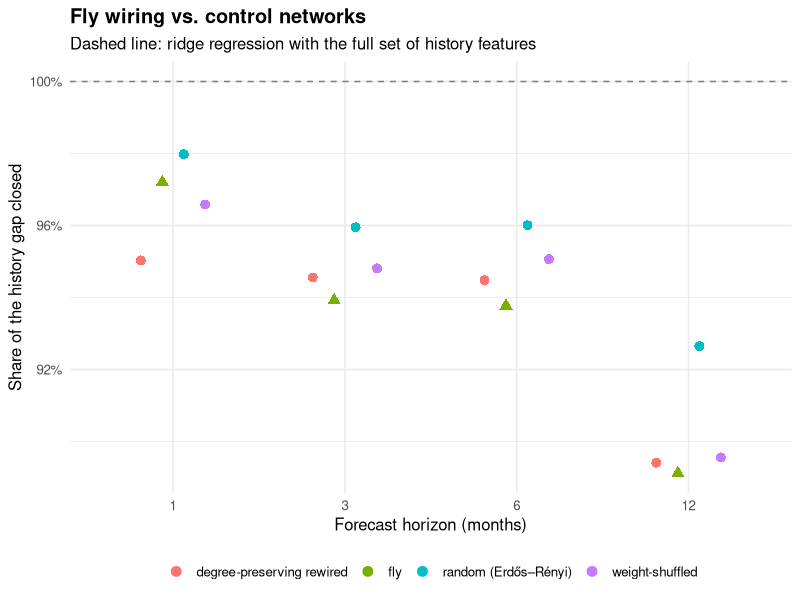

Recreate this plot in R.
## ---- chunk 1
#| label: fly-setup
#| echo: false
#| message: false
#| warning: false

library(tidyverse)
library(scales)
library(knitr)

# Validation-fold results copied from the DEP_ML_FP repo (results/); nothing typed in by hand.
lb <- read_csv("../VizCode/FlyReservoir/leaderboard.csv", show_col_types = FALSE)
mk <- read_csv("../VizCode/FlyReservoir/memory_by_kind.csv", show_col_types = FALSE)

ridge_skill <- lb |> filter(model == "ridge") |> pull(`skill vs naive`)

gap <- mk |>
  select(horizon, model, rmse = `all rows`) |>
  group_by(horizon) |>
  mutate(
    A = rmse[str_starts(model, "A:")],   # ridge on current-month values only
    B = rmse[str_starts(model, "B:")]    # ridge on all 28 history features
  ) |>
  ungroup() |>
  filter(!str_starts(model, "A:"), !str_starts(model, "B:")) |>
  mutate(closed = (A - rmse) / (A - B))

pct <- function(x, d = 0) percent(x, accuracy = 10^-d)
## ---- chunk 2
#| label: fly-leaderboard
#| echo: false
lb |>
  select(Horizon = horizon, model, rmse) |>
  pivot_wider(names_from = model, values_from = rmse) |>
  kable(digits = 3, caption = "Mean validation RMSE on log(1 + deaths), by horizon (months)")
## ---- chunk 3
#| label: fly-gap
#| echo: false
#| fig-height: 4
#| fig-width: 7
gap |>
  mutate(is_fly = model == "fly") |>
  ggplot(aes(factor(horizon), closed, colour = model, shape = is_fly)) +
  geom_hline(yintercept = 1, linetype = "dashed", colour = "grey50") +
  geom_point(size = 3, position = position_dodge(width = 0.5)) +
  scale_y_continuous(labels = percent) +
  scale_shape_manual(values = c(`TRUE` = 17, `FALSE` = 16), guide = "none") +
  labs(
    x = "Forecast horizon (months)",
    y = "Share of the history gap closed",
    colour = NULL,
    title = "Fly wiring vs. control networks",
    subtitle = "Dashed line: ridge regression with the full set of history features"
  ) +
  theme_minimal(base_size = 12) +
  theme(legend.position = "bottom", plot.title = element_text(face = "bold"))
